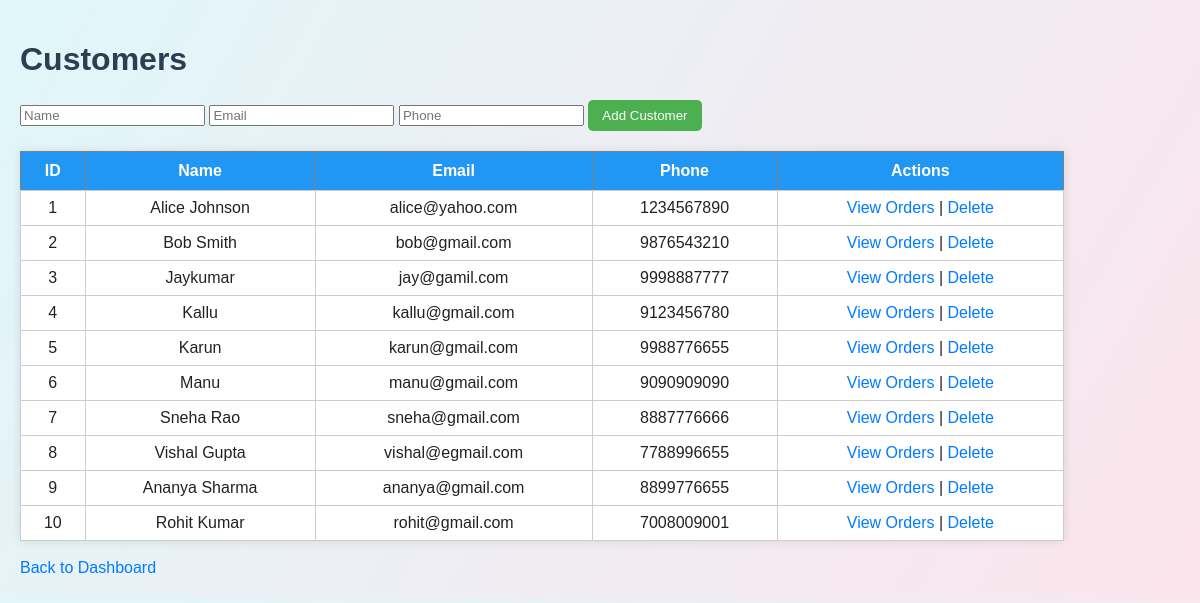
The page /customers (signed in) on the database as committed earlier.
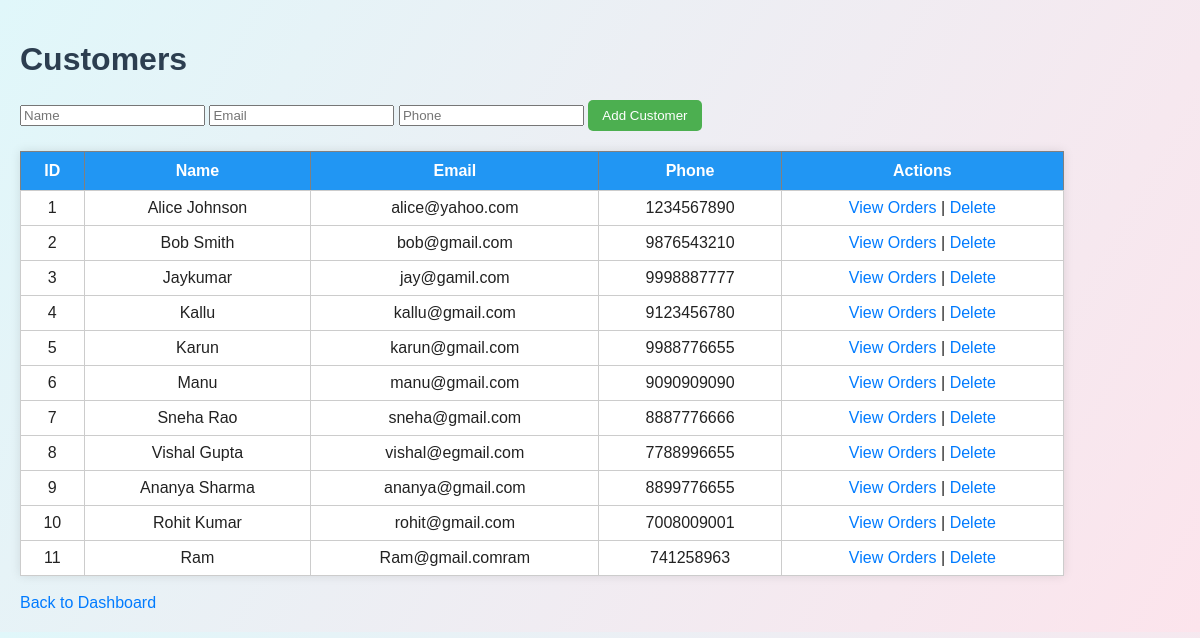
The same page on the database as committed later.
### app.py (models this page shows)
class Customer(db.Model):
    id = db.Column(db.Integer, primary_key=True)
    name = db.Column(db.String(100))
    email = db.Column(db.String(100))
    phone = db.Column(db.String(20))

### app.py (the view, shortened to what this page needs)
@app.route('/customers', methods=['GET', 'POST'])
def customers():
    customers = Customer.query.all()
    return render_template('customers.html', customers=customers)

### app.py (called while the page is built)
@app.before_request
def require_login():
    if request.endpoint in ('login', 'static'):
        return
    if not session.get('logged_in'):
        return redirect(url_for('login'))

### templates/customers.html (shortened to what this page needs)
<!DOCTYPE html>
<html>
<head>
  <link rel="stylesheet" href="{{ url_for('static', filename='style.css') }}">
</head>
<body>
  <h1>Customers</h1>
  <form method="POST" style="margin-bottom: 20px;">
    <input type="text" name="name" placeholder="Name" required>
    <input type="email" name="email" placeholder="Email" required>
    <input type="text" name="phone" placeholder="Phone" required>
    <button type="submit">Add Customer</button>
  </form>
  <table border="1">
  <tr>
    <th>ID</th>
    <th>Name</th>
    <th>Email</th>
    <th>Phone</th>
    <th>Actions</th>
  </tr>
  {% for c in customers %}
  <tr>
    <td>{{ c.id }}</td>
    <td>{{ c.name }}</td>
    <td>{{ c.email }}</td>
    <td>{{ c.phone }}</td>
<td>
  <a href="{{ url_for('customer_orders', id=c.id) }}">View Orders</a> |
  <a href="{{ url_for('delete_customer', id=c.id) }}">Delete</a>
</td>
  </tr>
  {% endfor %}
</table>
  <br>
  <a href="/">Back to Dashboard</a>
</body>
</html>

Rows that differ between the two databases and show on the page:
added Customer: id "11", name "Ram", email "Ram@gmail.comram", phone "741258963"
